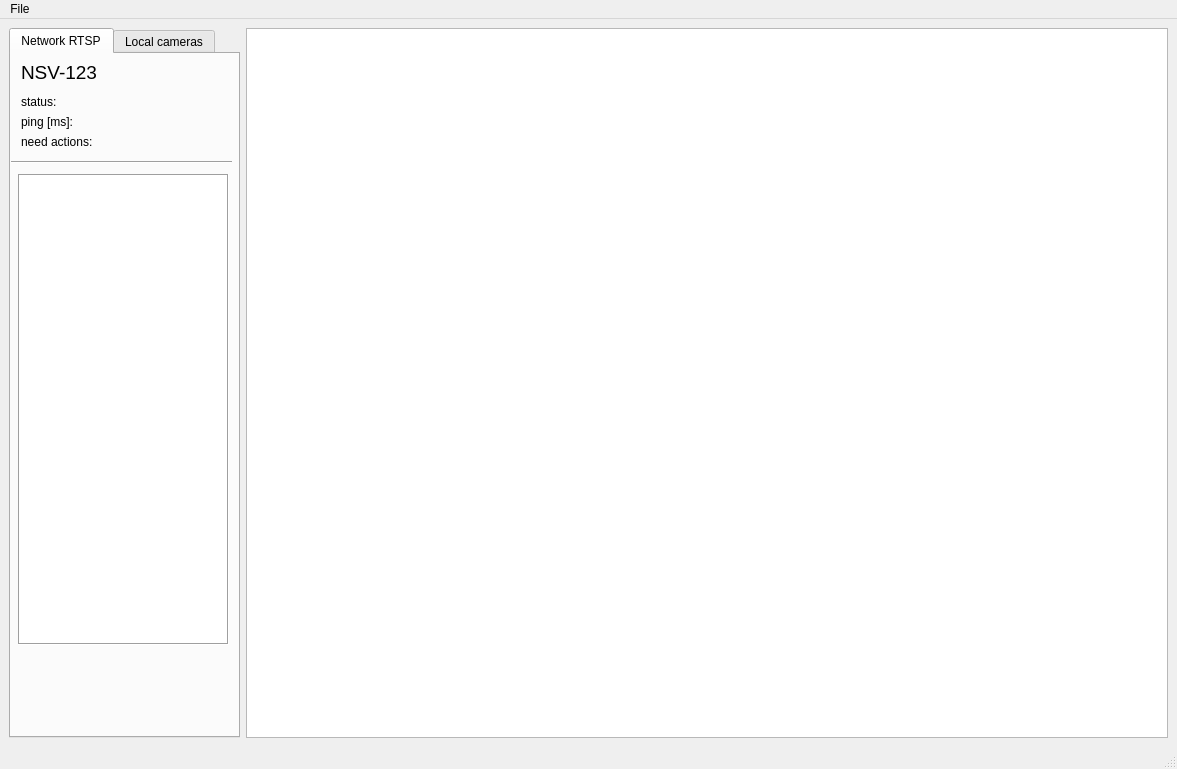
<?xml version="1.0" encoding="UTF-8"?>
<ui version="4.0">
 <class>MainWindow</class>
 <widget class="QMainWindow" name="MainWindow">
  <property name="geometry">
   <rect>
    <x>0</x>
    <y>0</y>
    <width>1177</width>
    <height>769</height>
   </rect>
  </property>
  <property name="windowTitle">
   <string>MainWindow</string>
  </property>
  <property name="styleSheet">
   <string notr="true"/>
  </property>
  <property name="iconSize">
   <size>
    <width>16</width>
    <height>16</height>
   </size>
  </property>
  <property name="documentMode">
   <bool>false</bool>
  </property>
  <widget class="QWidget" name="centralwidget">
   <layout class="QHBoxLayout" name="horizontalLayout_3">
    <item>
     <layout class="QHBoxLayout" name="horizontalLayout">
      <item>
       <layout class="QHBoxLayout" name="horizontalLayout_2">
        <item>
         <widget class="QTabWidget" name="tabWidget">
          <property name="maximumSize">
           <size>
            <width>231</width>
            <height>65536</height>
           </size>
          </property>
          <property name="currentIndex">
           <number>0</number>
          </property>
          <widget class="QWidget" name="tab_2">
           <attribute name="title">
            <string>Network RTSP</string>
           </attribute>
           <widget class="QLabel" name="label_17">
            <property name="geometry">
             <rect>
              <x>9</x>
              <y>558</y>
              <width>16</width>
              <height>16</height>
             </rect>
            </property>
            <property name="text">
             <string/>
            </property>
           </widget>
           <widget class="MyQtTreeWidget" name="treeWidget_2">
            <property name="geometry">
             <rect>
              <x>7</x>
              <y>120</y>
              <width>211</width>
              <height>471</height>
             </rect>
            </property>
            <property name="sizePolicy">
             <sizepolicy hsizetype="Minimum" vsizetype="Minimum">
              <horstretch>0</horstretch>
              <verstretch>0</verstretch>
             </sizepolicy>
            </property>
            <property name="mouseTracking">
             <bool>false</bool>
            </property>
            <property name="tabletTracking">
             <bool>false</bool>
            </property>
            <property name="layoutDirection">
             <enum>Qt::LeftToRight</enum>
            </property>
            <property name="autoFillBackground">
             <bool>false</bool>
            </property>
            <property name="locale">
             <locale language="English" country="UnitedStates"/>
            </property>
            <property name="inputMethodHints">
             <set>Qt::ImhNone</set>
            </property>
            <property name="frameShape">
             <enum>QFrame::Box</enum>
            </property>
            <property name="showDropIndicator" stdset="0">
             <bool>true</bool>
            </property>
            <property name="dragDropMode">
             <enum>QAbstractItemView::DragOnly</enum>
            </property>
            <property name="iconSize">
             <size>
              <width>16</width>
              <height>16</height>
             </size>
            </property>
            <property name="autoExpandDelay">
             <number>1</number>
            </property>
            <property name="uniformRowHeights">
             <bool>true</bool>
            </property>
            <property name="sortingEnabled">
             <bool>true</bool>
            </property>
            <property name="animated">
             <bool>true</bool>
            </property>
            <property name="allColumnsShowFocus">
             <bool>true</bool>
            </property>
            <property name="wordWrap">
             <bool>true</bool>
            </property>
            <property name="headerHidden">
             <bool>true</bool>
            </property>
            <attribute name="headerVisible">
             <bool>false</bool>
            </attribute>
            <attribute name="headerCascadingSectionResizes">
             <bool>false</bool>
            </attribute>
            <attribute name="headerHighlightSections">
             <bool>false</bool>
            </attribute>
            <attribute name="headerShowSortIndicator" stdset="0">
             <bool>false</bool>
            </attribute>
            <attribute name="headerStretchLastSection">
             <bool>true</bool>
            </attribute>
            <column>
             <property name="text">
              <string notr="true">1</string>
             </property>
            </column>
           </widget>
           <widget class="Line" name="line">
            <property name="geometry">
             <rect>
              <x>0</x>
              <y>100</y>
              <width>221</width>
              <height>16</height>
             </rect>
            </property>
            <property name="orientation">
             <enum>Qt::Horizontal</enum>
            </property>
           </widget>
           <widget class="QLabel" name="label_2">
            <property name="geometry">
             <rect>
              <x>10</x>
              <y>50</y>
              <width>91</width>
              <height>16</height>
             </rect>
            </property>
            <property name="font">
             <font>
              <pointsize>14</pointsize>
              <italic>true</italic>
             </font>
            </property>
            <property name="text">
             <string/>
            </property>
           </widget>
           <widget class="QLabel" name="label_3">
            <property name="geometry">
             <rect>
              <x>10</x>
              <y>10</y>
              <width>211</width>
              <height>16</height>
             </rect>
            </property>
            <property name="font">
             <font>
              <pointsize>14</pointsize>
              <italic>false</italic>
             </font>
            </property>
            <property name="text">
             <string>NSV-123</string>
            </property>
           </widget>
           <widget class="QLabel" name="label_5">
            <property name="geometry">
             <rect>
              <x>10</x>
              <y>40</y>
              <width>121</width>
              <height>16</height>
             </rect>
            </property>
            <property name="text">
             <string>status:</string>
            </property>
           </widget>
           <widget class="QLabel" name="label_7">
            <property name="geometry">
             <rect>
              <x>10</x>
              <y>60</y>
              <width>121</width>
              <height>16</height>
             </rect>
            </property>
            <property name="text">
             <string>ping [ms]:</string>
            </property>
           </widget>
           <widget class="QLabel" name="label_6">
            <property name="geometry">
             <rect>
              <x>10</x>
              <y>80</y>
              <width>91</width>
              <height>16</height>
             </rect>
            </property>
            <property name="text">
             <string>need actions:</string>
            </property>
           </widget>
          </widget>
          <widget class="QWidget" name="tab">
           <attribute name="title">
            <string>Local cameras</string>
           </attribute>
           <widget class="QTreeWidget" name="treeWidget">
            <property name="geometry">
             <rect>
              <x>0</x>
              <y>0</y>
              <width>221</width>
              <height>81</height>
             </rect>
            </property>
            <property name="sizePolicy">
             <sizepolicy hsizetype="Fixed" vsizetype="Fixed">
              <horstretch>0</horstretch>
              <verstretch>0</verstretch>
             </sizepolicy>
            </property>
            <column>
             <property name="text">
              <string>Camera</string>
             </property>
            </column>
            <column>
             <property name="text">
              <string>Max. Resolution</string>
             </property>
            </column>
           </widget>
           <widget class="QPushButton" name="pushButton_2">
            <property name="geometry">
             <rect>
              <x>50</x>
              <y>140</y>
              <width>100</width>
              <height>32</height>
             </rect>
            </property>
            <property name="text">
             <string>Playback</string>
            </property>
           </widget>
          </widget>
         </widget>
        </item>
        <item>
         <widget class="custom_view" name="graphicsView">
          <property name="dragMode">
           <enum>QGraphicsView::RubberBandDrag</enum>
          </property>
         </widget>
        </item>
       </layout>
      </item>
     </layout>
    </item>
   </layout>
  </widget>
  <widget class="QMenuBar" name="menubar">
   <property name="geometry">
    <rect>
     <x>0</x>
     <y>0</y>
     <width>1177</width>
     <height>21</height>
    </rect>
   </property>
   <widget class="QMenu" name="menu_File">
    <property name="title">
     <string>File</string>
    </property>
   </widget>
   <addaction name="menu_File"/>
  </widget>
  <widget class="QStatusBar" name="statusbar"/>
 </widget>
 <customwidgets>
  <customwidget>
   <class>custom_view</class>
   <extends>QGraphicsView</extends>
   <header location="global">custom_view.h</header>
  </customwidget>
  <customwidget>
   <class>MyQtTreeWidget</class>
   <extends>QTreeWidget</extends>
   <header location="global">myqttreewidget.h</header>
  </customwidget>
 </customwidgets>
 <resources/>
 <connections/>
</ui>
